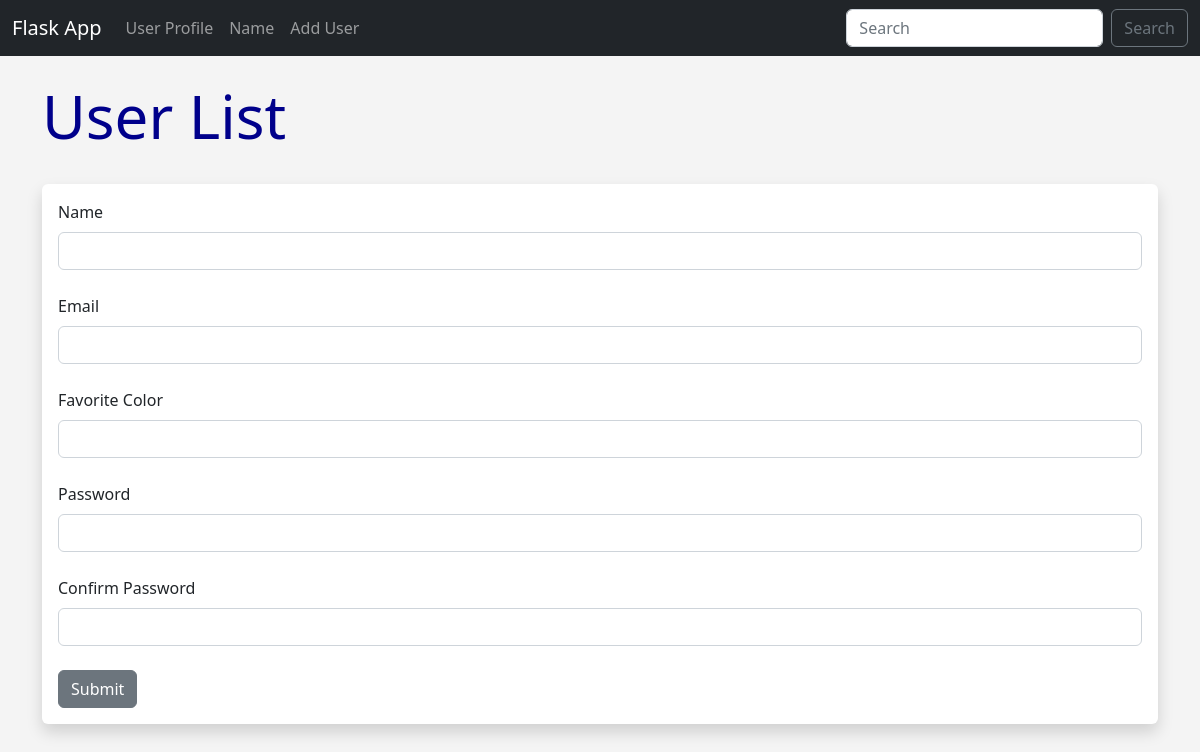
The page /user/add on the database as committed earlier.
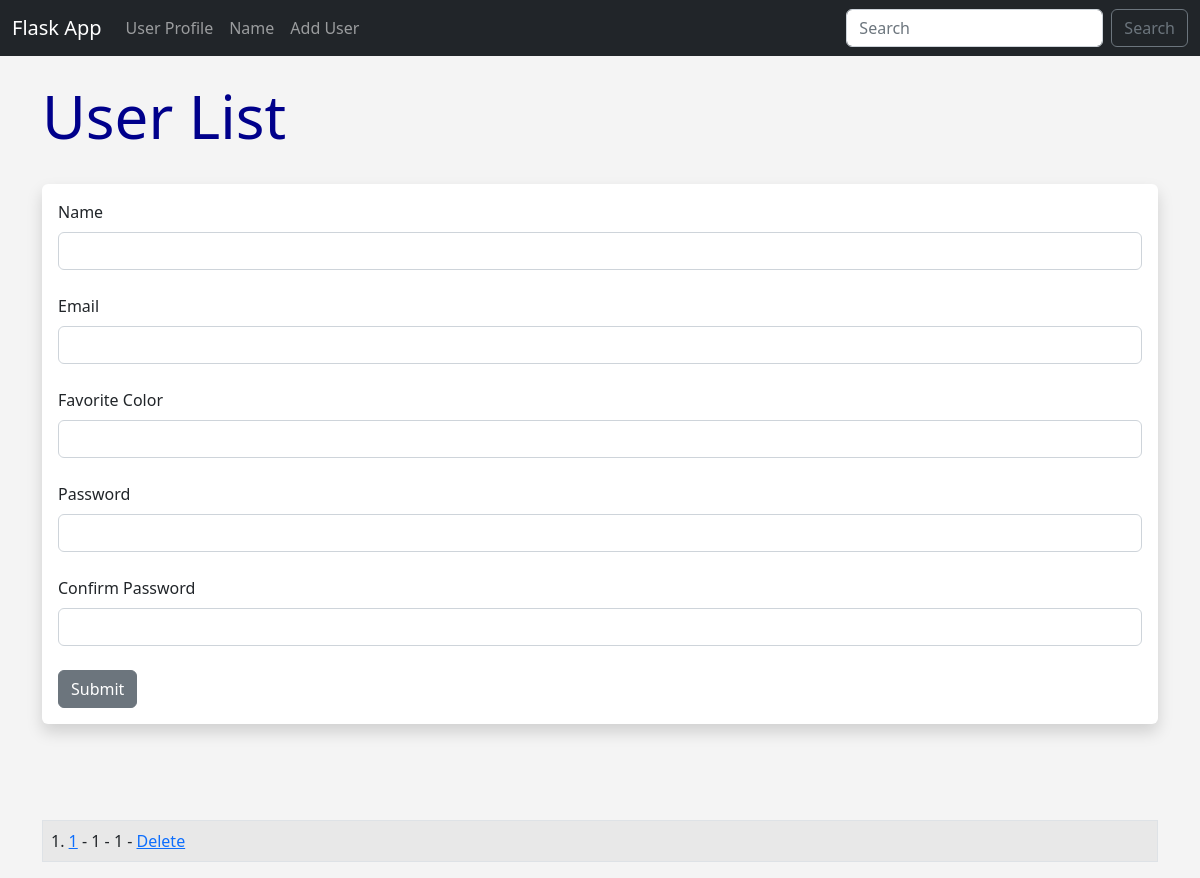
The same page on the database as committed later.
### app.py (models this page shows, shortened)
class Users (db.Model):
    id = db.Column(db.Integer, primary_key=True)
    name = db.Column(db.String(200), nullable=False)
    email = db.Column(db.String(120), nullable=False, unique=True)
    favorite_color = db.Column(db.String(120))
    date_added = db.Column(db.DateTime, default=datetime.utcnow)
    password_hash = db.Column(db.String(128))
    @property
    def password(self):
        raise AttributeError('password is not a readable attribute!')

### app.py (the view, shortened to what this page needs)
@app.route('/user/add', methods=['GET', 'POST'])
def add_user():
    name = None
    form = UserForm()
    our_users = Users.query.order_by(Users.date_added)
    return render_template('add_user.html', form=form,
                           name=name,
                           our_users=our_users)

### app.py
class UserForm(FlaskForm):
    name = StringField("Name", validators=[DataRequired()])
    email = StringField("Email", validators=[DataRequired()])
    favorite_color = StringField("Favorite Color")
    password_hash = PasswordField('Password', validators=[DataRequired(), EqualTo(
        'password_hash2', message='Passwords must match!')])
    password_hash2 = PasswordField(
        'Confirm Password', validators=[DataRequired()])
    submit = SubmitField("Submit")

### templates/add_user.html (shortened to what this page needs)
{% extends 'base.html' %}
{% block content %}
{% if name%}
    <h1>Hello {{name}}!!</h1>
    <table class="table table-striped table-bordered">
      {% for our_user in our_users %}
      <tr>
          <td>{{ our_user.id }}. <a href="{{url_for('update', id=our_user.id)}}"> {{ our_user.name }}</a> - {{ our_user.email }} - {{our_user.favorite_color}} - <a href="{{url_for('delete', id=our_user.id)}}"> Delete</a></td>
      </tr>
      {% endfor %}
      </table>
<br />
{% else %}
<h1>User List</h1>
<br />
<div class="shadow p-3 mb-5 bg-body rounded">
<form action="{{url_for('add_user')}}" method="POST">
  {{form.name.label(class="form-label") }}
  {{form.name(class="form-control") }}
  <br />
  {{form.email.label(class="form-label") }}
  {{form.email(class="form-control") }}
  <br />
  {{form.favorite_color.label(class="form-label") }}
  {{form.favorite_color(class="form-control", value=favorite_color) }}
  <br />
  {{form.password_hash.label(class="form-label") }}
  {{form.password_hash(class="form-control") }}
  <br>
  {{form.password_hash2.label(class="form-label") }}
  {{form.password_hash2(class="form-control") }}
  <br>
  {{form.submit(class="btn btn-secondary")}}
</form>
</div>
<br><br>
<table class="table table-striped table-bordered">
  {% for our_user in our_users %}
  <tr>
      <td>{{ our_user.id }}.
        <a href="{{url_for('update', id=our_user.id)}}"> {{ our_user.name }}</a> -
        {{ our_user.email }} -
        {{our_user.favorite_color}} -
        <a href="{{url_for('delete', id=our_user.id)}}">Delete</a></td>
  </tr>
  {% endfor %}
  </table>
{% endif %} {% endblock %}

### templates/base.html (shortened to what this page needs)
<!DOCTYPE html>
<html lang="en">
  <head>
    <link
      href="https://cdn.jsdelivr.net/npm/bootstrap@5.2.2/dist/css/bootstrap.min.css"
      rel="stylesheet"
    />
    <link
    href="{{ url_for('static', filename ='css/style.CSS') }}"
    rel="stylesheet"
  />
  </head>
  <body>
    {% include 'navbar.html' %}
    <br />
    <div class="container">{% block content %} {% endblock %}</div>
  </body>
</html>

### templates/navbar.html (shortened to what this page needs)
<nav class="navbar navbar-expand-lg navbar-dark bg-dark">
    <div class="container-fluid">
      <a class="navbar-brand" href="{{url_for ('index')}}">Flask App</a>
      <div class="collapse navbar-collapse" id="navbarSupportedContent">
        <ul class="navbar-nav me-auto mb-2 mb-lg-0">
          <li class="nav-item">
            <a class="nav-link" href="{{url_for ('user', name = 'Mark')}}">User Profile</a>
          </li>
          <li class="nav-item">
            <a class="nav-link" href="{{url_for ('name')}}">Name</a>
          <li class="nav-item">
            <a class="nav-link" href="{{url_for ('add_user')}}">Add User</a>
          </li>
        </ul>
        <form class="d-flex" role="search">
          <input class="form-control me-2" type="search" placeholder="Search" aria-label="Search">
          <button class="btn btn-outline-secondary" type="submit">Search</button>
        </form>
      </div>
    </div>
  </nav>

### static/css/style.css (style rules this page uses)
h1 { color: darkblue; font-size: 60px; }
body { background: #f4f4f4; }

Rows that differ between the two databases and show on the page:
added Users: id "1", name "1", email "1", favorite_color "1"
